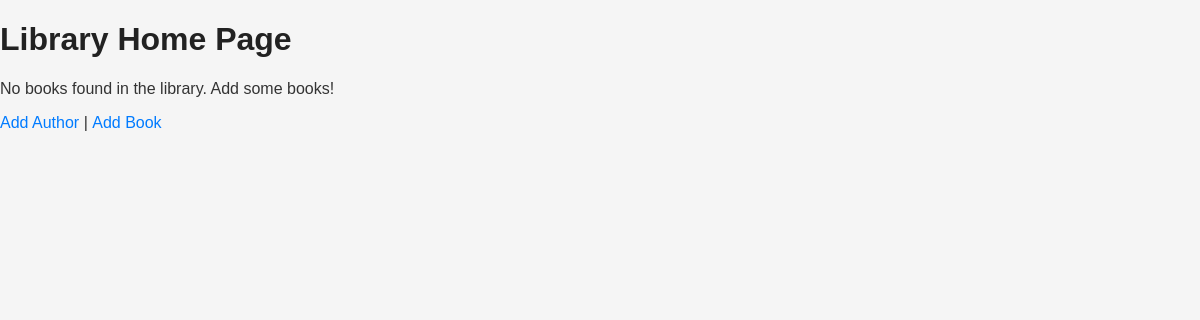
Before: / with the older database file.
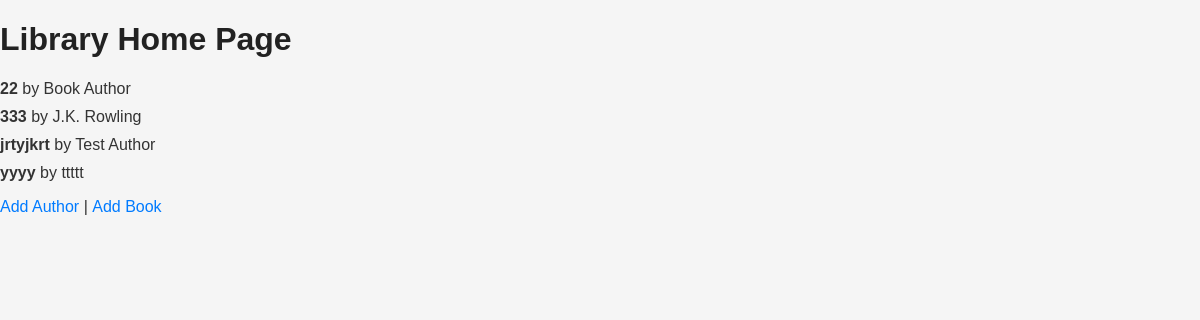
After: the same page with the newer database file.
### data_models.py (models this page shows, shortened)
class Book(db.Model):
    __tablename__ = 'books'  # Optional: Specify the table name explicitly
    id = db.Column(db.Integer, primary_key=True, autoincrement=True)  # Auto-incrementing PK
    isbn = db.Column(db.String(13), unique=True, nullable=False)  # ISBN number (required, unique)
    title = db.Column(db.String(200), nullable=False)  # Title of the book (required)
    publication_year = db.Column(db.Integer, nullable=False)  # Publication year (required)
    author_id = db.Column(db.Integer, db.ForeignKey('authors.id'), nullable=False)  # Foreign Key to Author
    author = db.relationship('Author', backref='books')  # Establish relationship with Author

class Author(db.Model):
    __tablename__ = 'authors'  # Optional: Specify the table name explicitly
    id = db.Column(db.Integer, primary_key=True, autoincrement=True)  # Auto-incrementing PK
    name = db.Column(db.String(100), nullable=False)  # Name of the author
    birth_date = db.Column(db.Date, nullable=True)  # Birth date (optional)
    date_of_death = db.Column(db.Date, nullable=True)  # Date of death (optional)

### app.py (the view)
@app.route('/')
def home():
    books = Book.query.all()
    return render_template('home.html', books=books)

### templates/home.html (shortened to what this page needs)
<!DOCTYPE html>
<html lang="en">
<head>
    <link rel="stylesheet" href="{{ url_for('static', filename='styles.css') }}">
</head>
<body>
    <h1>Library Home Page</h1>
    <ul>
        {% if books %}
            {% for book in books %}
                <li><strong>{{ book.title }}</strong> by {{ book.author.name }}</li>
            {% endfor %}
        {% else %}
            <p>No books found in the library. Add some books!</p>
        {% endif %}
    </ul>
    <a href="/add_author">Add Author</a> | <a href="/add_book">Add Book</a>
</body>
</html>

### static/styles.css (style rules this page uses)
body { font-family: 'Arial', 'Helvetica', sans-serif; margin: 0; padding: 0; background-color: #f5f5f5; color: #333; }
h1, h2, h3 { font-family: 'Verdana', 'Geneva', sans-serif; color: #222; }
ul { list-style-type: none; padding-left: 0; }
li { margin-bottom: 10px; }
a { font-family: 'Arial', sans-serif; color: #007BFF; text-decoration: none; }

Changed rows visible on the page:
added Book: title "22", author.name "Book Author"
added Book: title "333", author.name "J.K. Rowling"
added Book: title "jrtyjkrt", author.name "Test Author"
added Book: title "yyyy", author.name "ttttt"
Other visible differences:
text no longer shown: "No books found in the library. Add some books!"
